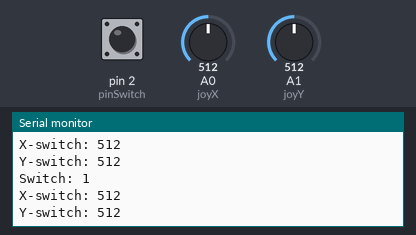
Bench run of a sketch on a simulated Arduino Uno, built with avr-gcc and run on an emulated ATmega328P. Parts: the last lines printed to the serial monitor. The inputs (shaded band) are chosen by the test bench; at power-on: A0 (joyX) = 512, A1 (joyY) = 512, pin 2 (pinSwitch) HIGH.

Above: at 3.0 s.
3.1 s: A0 (joyX) set to 716
At 5.7 s:
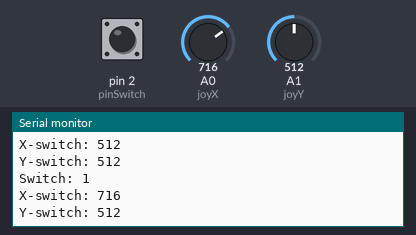
6.0 s: A1 (joyY) set to 716
At 7.7 s:
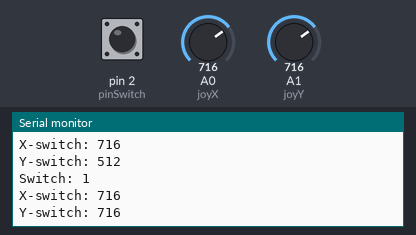
8.9 s: pin 2 (pinSwitch) pulled LOW for 2.55 s
12.9 s: A0 (joyX) set to 900
At 14.0 s:
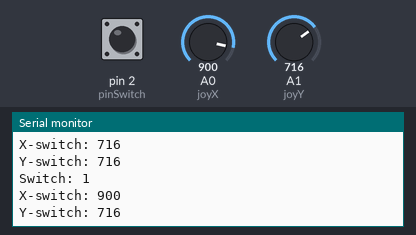
15.8 s: A1 (joyY) set to 900
At 18.6 s:
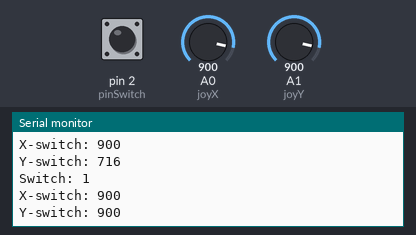
Timing chart, 0 to 19.7 s (numbered marks = the images above; inputs shaded):
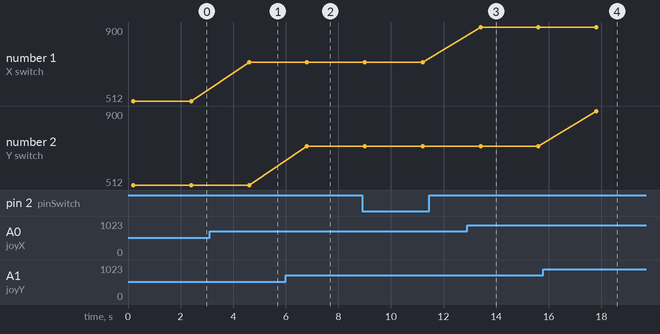

Measured:
- after the input at 3.1 s, the serial monitor: prints a new line after 1.5 s (image 1)
- after the input at 6.0 s, the serial monitor: prints a new line after 0.81 s (image 2)
- after the input at 12.9 s, the serial monitor: prints a new line after 0.51 s (image 3)
- after the input at 15.8 s, the serial monitor: prints a new line after 2.0 s (image 4)
- plotted number 1: 512 → 716 after the input at 3.1 s, 716 → 900 after the input at 12.9 s

The sketch:

Joystick_Degerler.ino
```cpp
const int joyX = 0;
const int joyY = 1;
const int pinSwitch = 2;
int valueX = 0;
int valueY = 0;
int valueSwitch = 0;

void setup() {
  pinMode(pinSwitch, INPUT);
  digitalWrite(pinSwitch, HIGH);
  Serial.begin(115200);
}

void loop() {
  valueX = analogRead(joyX);
  delay(100);
  valueY = analogRead(joyY);
  delay(100);
  valueSwitch = digitalRead(pinSwitch);

  Serial.print("Switch: ");
  Serial.print(valueSwitch);
  Serial.print("\n");
  Serial.print("X-switch: ");
  Serial.print(valueX);
  Serial.print("\n");
  Serial.print("Y-switch: ");
  Serial.print(valueY);
  Serial.print("\n\n");
  delay(2000);
}
```
